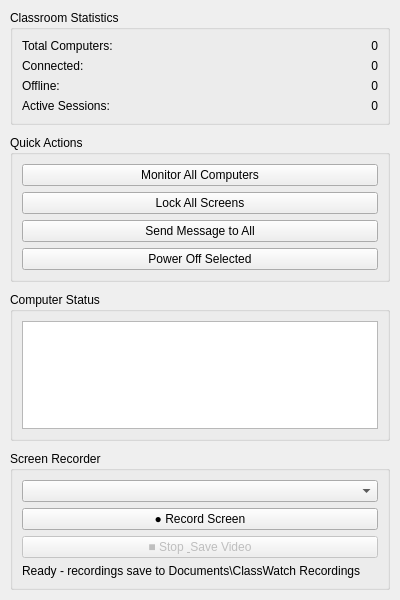
<?xml version="1.0" encoding="UTF-8"?>
<ui version="4.0">
 <class>DashboardPanel</class>
 <widget class="QWidget" name="DashboardPanel">
  <property name="geometry">
   <rect>
    <x>0</x>
    <y>0</y>
    <width>400</width>
    <height>600</height>
   </rect>
  </property>
  <layout class="QVBoxLayout" name="verticalLayout">
   <property name="spacing">
    <number>10</number>
   </property>
   <property name="leftMargin">
    <number>10</number>
   </property>
   <property name="topMargin">
    <number>10</number>
   </property>
   <property name="rightMargin">
    <number>10</number>
   </property>
   <property name="bottomMargin">
    <number>10</number>
   </property>
   <item>
    <widget class="QGroupBox" name="statisticsGroupBox">
     <property name="title">
      <string>Classroom Statistics</string>
     </property>
     <layout class="QGridLayout" name="statisticsLayout">
      <item row="0" column="0">
       <widget class="QLabel" name="totalComputersLabel">
        <property name="text">
         <string>Total Computers:</string>
        </property>
       </widget>
      </item>
      <item row="0" column="1">
       <widget class="QLabel" name="totalComputersValue">
        <property name="text">
         <string>0</string>
        </property>
        <property name="alignment">
         <set>Qt::AlignRight|Qt::AlignVCenter</set>
        </property>
       </widget>
      </item>
      <item row="1" column="0">
       <widget class="QLabel" name="connectedComputersLabel">
        <property name="text">
         <string>Connected:</string>
        </property>
       </widget>
      </item>
      <item row="1" column="1">
       <widget class="QLabel" name="connectedComputersValue">
        <property name="text">
         <string>0</string>
        </property>
        <property name="alignment">
         <set>Qt::AlignRight|Qt::AlignVCenter</set>
        </property>
       </widget>
      </item>
      <item row="2" column="0">
       <widget class="QLabel" name="offlineComputersLabel">
        <property name="text">
         <string>Offline:</string>
        </property>
       </widget>
      </item>
      <item row="2" column="1">
       <widget class="QLabel" name="offlineComputersValue">
        <property name="text">
         <string>0</string>
        </property>
        <property name="alignment">
         <set>Qt::AlignRight|Qt::AlignVCenter</set>
        </property>
       </widget>
      </item>
      <item row="3" column="0">
       <widget class="QLabel" name="activeSessionsLabel">
        <property name="text">
         <string>Active Sessions:</string>
        </property>
       </widget>
      </item>
      <item row="3" column="1">
       <widget class="QLabel" name="activeSessionsValue">
        <property name="text">
         <string>0</string>
        </property>
        <property name="alignment">
         <set>Qt::AlignRight|Qt::AlignVCenter</set>
        </property>
       </widget>
      </item>
     </layout>
    </widget>
   </item>
   <item>
    <widget class="QGroupBox" name="quickActionsGroupBox">
     <property name="title">
      <string>Quick Actions</string>
     </property>
     <layout class="QVBoxLayout" name="quickActionsLayout">
      <item>
       <widget class="QPushButton" name="monitorAllButton">
        <property name="text">
         <string>Monitor All Computers</string>
        </property>
       </widget>
      </item>
      <item>
       <widget class="QPushButton" name="lockAllButton">
        <property name="text">
         <string>Lock All Screens</string>
        </property>
       </widget>
      </item>
      <item>
       <widget class="QPushButton" name="messageAllButton">
        <property name="text">
         <string>Send Message to All</string>
        </property>
       </widget>
      </item>
      <item>
       <widget class="QPushButton" name="powerOffButton">
        <property name="text">
         <string>Power Off Selected</string>
        </property>
       </widget>
      </item>
     </layout>
    </widget>
   </item>
   <item>
    <widget class="QGroupBox" name="computerListGroupBox">
     <property name="title">
      <string>Computer Status</string>
     </property>
     <layout class="QVBoxLayout" name="computerListLayout">
      <item>
       <widget class="QListWidget" name="computerStatusList">
        <property name="alternatingRowColors">
         <bool>true</bool>
        </property>
       </widget>
      </item>
     </layout>
    </widget>
   </item>
   <item>
    <widget class="QGroupBox" name="recorderGroupBox">
     <property name="title">
      <string>Screen Recorder</string>
     </property>
     <layout class="QVBoxLayout" name="recorderLayout">
      <item>
       <widget class="QComboBox" name="recorderComputerCombo">
        <property name="toolTip">
         <string>Computer to record (must be connected)</string>
        </property>
       </widget>
      </item>
      <item>
       <widget class="QPushButton" name="recordButton">
        <property name="text">
         <string>● Record Screen</string>
        </property>
       </widget>
      </item>
      <item>
       <widget class="QPushButton" name="stopRecordButton">
        <property name="text">
         <string>■ Stop &amp; Save Video</string>
        </property>
        <property name="enabled">
         <bool>false</bool>
        </property>
       </widget>
      </item>
      <item>
       <widget class="QLabel" name="recorderStatusLabel">
        <property name="text">
         <string>Ready - recordings save to Documents\ClassWatch Recordings</string>
        </property>
        <property name="wordWrap">
         <bool>true</bool>
        </property>
       </widget>
      </item>
     </layout>
    </widget>
   </item>
   <item>
    <spacer name="verticalSpacer">
     <property name="orientation">
      <enum>Qt::Vertical</enum>
     </property>
     <property name="sizeHint" stdset="0">
      <size>
       <width>20</width>
       <height>40</height>
      </size>
     </property>
    </spacer>
   </item>
  </layout>
 </widget>
 <resources/>
 <connections/>
</ui>
